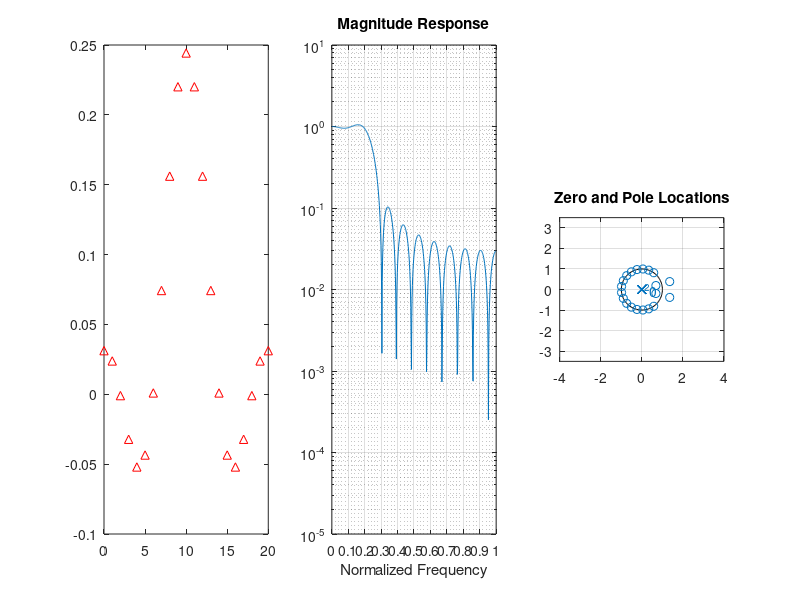
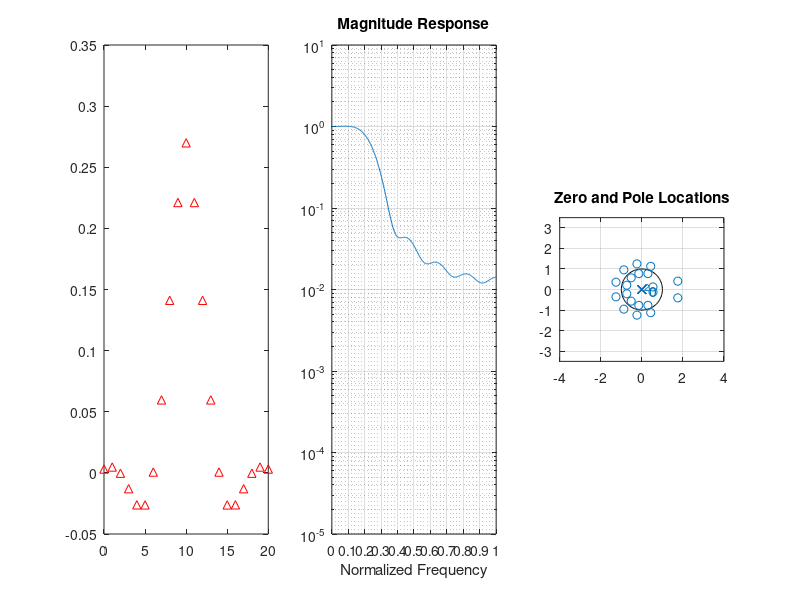
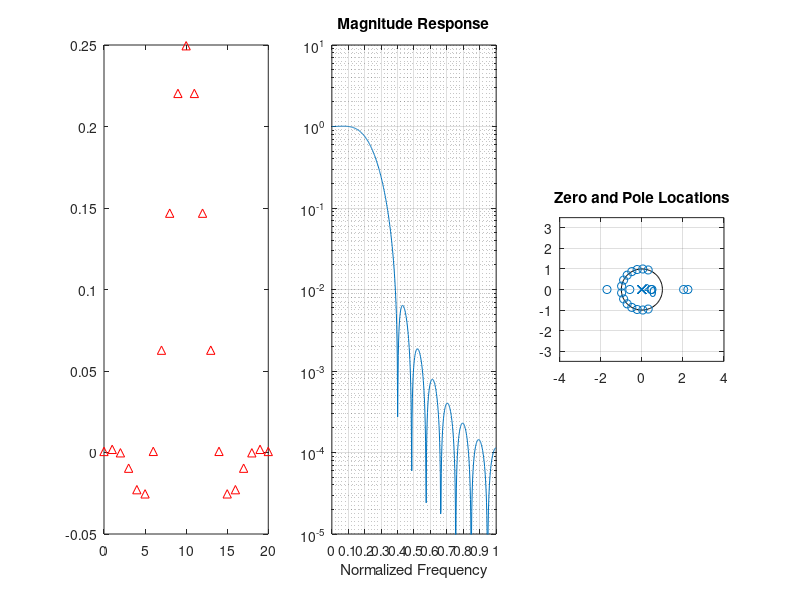
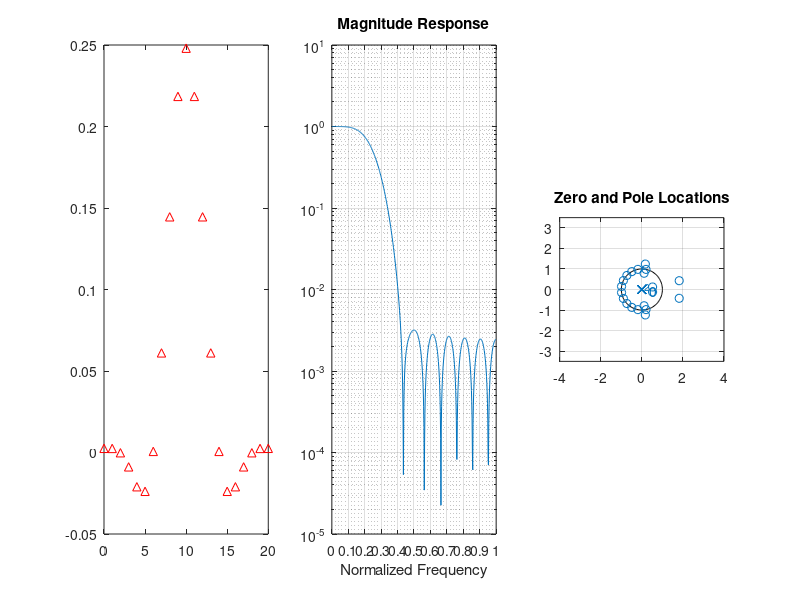

Write the MATLAB code that produced these figures, in order.
%% Exercise 1

N = 20;
Wn = 0.25;

B = ones(5,21);

names = {'rectwin';'triang';'hann';'hamming';'blackman'};

B(1,:) = fir1(N,Wn,rectwin(N+1));
B(2,:) = fir1(N,Wn,triang(N+1));
hann_win = hann(N+3);
B(3,:) = fir1(N,Wn,hann_win(2:N+2));
B(4,:) = fir1(N,Wn,hamming(N+1));
blackman_win = blackman(N+3);
B(5,:) = fir1(N,Wn,blackman_win(2:N+2));

for i = 1:5,
    figure1 = figure('PaperSize',[11 8.5],'PaperOrientation','landscape');
    
    set(figure1,'Position',[1 1 1300 400]);
    set(figure1,'Name',names{i});
    axes1 = subplot(1,3,1);
    set(axes1,'Position',[0.045 0.098 0.276 0.85]);
    impz(B(i,:),1);
    
    axes2 = subplot(1,3,2);
    set(axes2,'Position',[0.368 0.098 0.276 0.85]);
    [h,w] = freqz(B(i,:),1);
    semilogy(w,abs(h));
    axis([0 pi 10^-5 10]);
    set(axes2,'XTick',linspace(0,pi,11));
    set(axes2,'XTickLabel',linspace(0,1,11));
    xlabel('Normalized Frequency')
    grid on;grid minor
    title('Magnitude Response')
    
    axes3 = subplot(1,3,3);
    set(axes3,'Position',[0.692 0.098 0.276 0.85]);
    zplane(B(i,:),1);
    xlim(axes3,[-4 4]);
    ylim(axes3,[-3.5 3.5]);
    title('Zero and Pole Locations');
end

%% Exercise 2

N = 20;
Wn = 0.25;
kaiser_B = ones(3,21);
names = {'Beta = 4';'Beta = 6';'Beta = 9'};

kaiser_B(1,:) = fir1(N,0.25,kaiser(N+1,4));
kaiser_B(2,:) = fir1(N,0.25,kaiser(N+1,6));
kaiser_B(3,:) = fir1(N,0.25,kaiser(N+1,9));

for i = 1:3,
    figure1 = figure('PaperSize',[11 8.5],'PaperOrientation','landscape');
    
    set(figure1,'Position',[1 1 1300 400]);
    set(figure1,'Name',names{i});
    axes1 = subplot(1,3,1);
    set(axes1,'Position',[0.045 0.098 0.276 0.85]);
    impz(kaiser_B(i,:),1);
    
    axes2 = subplot(1,3,2);
    set(axes2,'Position',[0.368 0.098 0.276 0.85]);
    [h,w] = freqz(kaiser_B(i,:),1);
    semilogy(w,abs(h));
    axis([0 pi 10^-5 10]);
    set(axes2,'XTick',linspace(0,pi,11));
    set(axes2,'XTickLabel',linspace(0,1,11));
    xlabel('Normalized Frequency')
    grid on;grid minor
    title('Magnitude Response')
    
    axes3 = subplot(1,3,3);
    set(axes3,'Position',[0.692 0.098 0.276 0.85]);
    zplane(kaiser_B(i,:),1);
    xlim(axes3,[-4 4]);
    ylim(axes3,[-3.5 3.5]);
    title('Zero and Pole Locations');
end

%% Exercise 3 - frequency sampling

N = 21;
Wn = 0.25*pi;
step = (2*pi)/N;
freq = -pi:2*pi/(N-1):pi;
signal = circshift(abs(freq) < Wn,[0 ceil(N/2)]);
samp_B = ifft(signal);
samp_B = circshift(samp_B,[0 ceil(N/2)]);

figure1 = figure('PaperSize',[11 8.5],'PaperOrientation','landscape');

set(figure1,'Position',[1 1 1300 400]);
set(figure1,'Name','Frequency Sampling');
axes1 = subplot(1,3,1);
set(axes1,'Position',[0.045 0.098 0.276 0.85]);
impz(samp_B,1);

axes2 = subplot(1,3,2);
set(axes2,'Position',[0.368 0.098 0.276 0.85]);
[h,w] = freqz(samp_B,1);
semilogy(w,abs(h));
axis([0 pi 10^-4 10]);
set(axes2,'XTick',linspace(0,pi,11));
set(axes2,'XTickLabel',linspace(0,1,11));
xlabel('Normalized Frequency')
grid on;grid minor
title('Magnitude Response')

axes3 = subplot(1,3,3);
set(axes3,'Position',[0.692 0.098 0.276 0.85]);
zplane(samp_B,1);
xlim(axes3,[-4 4]);
ylim(axes3,[-3.5 3.5]);
title('Zero and Pole Locations');

%% Exercise 4 - Parks McClellan
f = [0 0.23 0.27 1];
a = [1 1 0 0];

parks_B = firpm(20,f,a);

figure1 = figure('PaperSize',[11 8.5],'PaperOrientation','landscape');

set(figure1,'Position',[1 1 1300 400]);
set(figure1,'Name','Parks McClellan FIR Design');
axes1 = subplot(1,3,1);
set(axes1,'Position',[0.045 0.098 0.276 0.85]);

impz(parks_B,1);

axes2 = subplot(1,3,2);
set(axes2,'Position',[0.368 0.098 0.276 0.85]);
[h,w] = freqz(parks_B,1);
semilogy(w,abs(h));
axis([0 pi 10^-4 10]);
set(axes2,'XTick',linspace(0,pi,11));
set(axes2,'XTickLabel',linspace(0,1,11));
xlabel('Normalized Frequency')
grid on;grid minor
title('Magnitude Response')

axes3 = subplot(1,3,3);
set(axes3,'Position',[0.692 0.098 0.276 0.85]);
zplane(parks_B,1);
xlim(axes3,[-4 4]);
ylim(axes3,[-3.5 3.5]);
title('Zero and Pole Locations');

%% Exercise 5 - Elliptic Lowpass filter

Rs = 0;
a = 0;
while a < 12,
    Rs = Rs+1;
    a = ellipord(0.24,0.26,1,Rs);
end

Rs = Rs - 1

[b,a] = ellip(11,1,Rs,0.24);

figure1 = figure('PaperSize',[11 8.5],'PaperOrientation','landscape');

set(figure1,'Position',[1 1 1300 400]);
set(figure1,'Name','Elliptical IIR Filter Design');
axes1 = subplot(1,3,1);
set(axes1,'Position',[0.045 0.098 0.276 0.85]);
impz(b,a);

axes2 = subplot(1,3,2);
set(axes2,'Position',[0.368 0.098 0.276 0.85]);
[h,w] = freqz(b,a);
semilogy(w,abs(h));
axis([0 pi 10^-6 10]);
set(axes2,'XTick',linspace(0,pi,11));
set(axes2,'XTickLabel',linspace(0,1,11));
xlabel('Normalized Frequency')
grid on;grid minor
title('Magnitude Response')

axes3 = subplot(1,3,3);
set(axes3,'Position',[0.692 0.098 0.276 0.85]);
zplane(b,a);
xlim(axes3,[-4 4]);
ylim(axes3,[-3.5 3.5]);
title('Zero and Pole Locations');

%% Exercise 6
f = [0 567* 2/8000 712 * 2/8000 1];
a = [1 1 0 0];

parks_B = firpm(20,f,a);

figure1 = figure('PaperSize',[11 8.5],'PaperOrientation','landscape');

set(figure1,'Position',[1 1 1300 400]);
set(figure1,'Name','Parks McClellan FIR Design');
axes1 = subplot(1,3,1);
set(axes1,'Position',[0.045 0.098 0.276 0.85]);

impz(parks_B,1);

axes2 = subplot(1,3,2);
set(axes2,'Position',[0.368 0.098 0.276 0.85]);
[h,w] = freqz(parks_B,1);
semilogy(w,abs(h));
axis([0 pi 10^-4 10]);
set(axes2,'XTick',linspace(0,pi,11));
set(axes2,'XTickLabel',linspace(0,1,11));
xlabel('Normalized Frequency')
grid on;grid minor
title('Magnitude Response')

axes3 = subplot(1,3,3);
set(axes3,'Position',[0.692 0.098 0.276 0.85]);
zplane(parks_B,1);
xlim(axes3,[-4 4]);
ylim(axes3,[-3.5 3.5]);
title('Zero and Pole Locations');